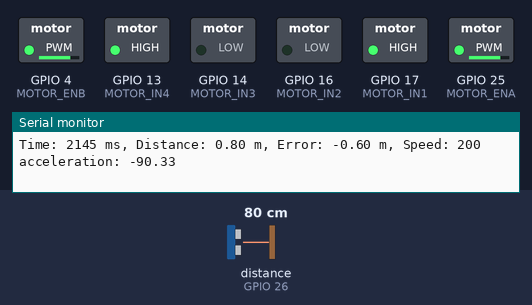
The sketch below on a simulated ESP32. Parts: switched loads named in the sketch (green lamp = pin HIGH), the last lines printed to the serial monitor. Wiring (inferred from the names in the program): ultrasonic range finder: trigger GPIO 27; echo GPIO 26. The inputs (shaded band) are chosen by the test bench; at power-on: distance to the obstacle (sensor on GPIO 26) 80 cm. The echo pulse lasts 58.3 µs per cm; storage starts empty; pins used as bus, display or sensor lines are not drawn.

Above: at 2.2 s.
2.3 s: distance to the obstacle (sensor on GPIO 26) set to 35 cm
At 3.2 s:
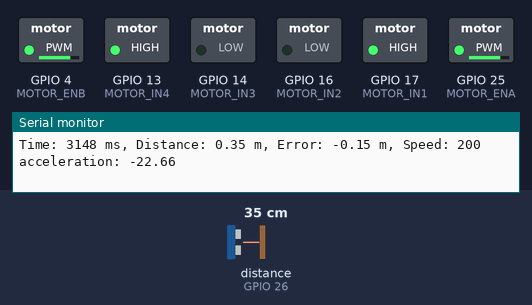
3.9 s: distance to the obstacle (sensor on GPIO 26) set to 2 cm
At 4.7 s:
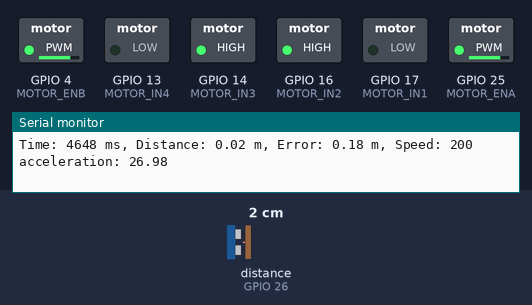
5.4 s: distance to the obstacle (sensor on GPIO 26) set to 18 cm
At 5.56 s:
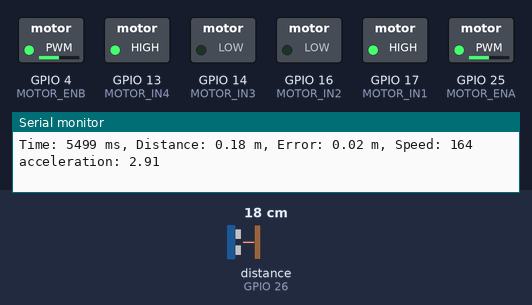
8.4 s: distance to the obstacle (sensor on GPIO 26) set to 60 cm
At 8.9 s:
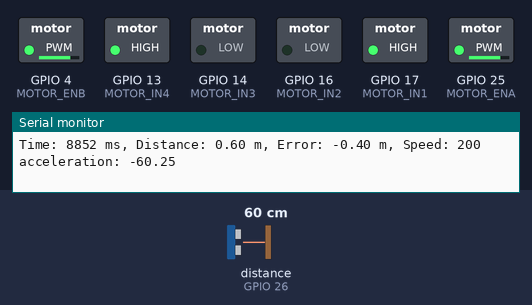
Timing chart, 0 to 10.9 s (numbered marks = the images above; inputs shaded):
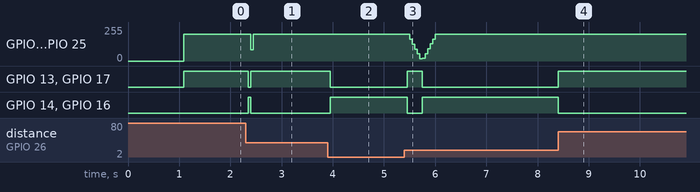

The sketch:

robocar_pid.ino
```cpp
/**
 * PID Distance Controller for Robot Car
 * MIT 1.104 Lab 7 PID Control Systems
 *
 * This program implements a PID controller to maintain a fixed distance
 * between the robot car and an object using an ultrasonic sensor.
 * The distance and control data are logged to an SD card.
 *
 * Hardware:
 * - ESP32 development board
 * - HC-SR04 ultrasonic sensor
 * - L298N motor driver or similar
 * - SD card module
 * - Robot car chassis with DC motors
 */

#include <SD.h>
#include <SPI.h>

// Pin Definitions
const int TRIGGER_PIN = 27;    // HC-SR04 trigger pin
const int ECHO_PIN = 26;      // HC-SR04 echo pin
const int MOTOR_IN1 = 17;     // L298N Input 1
const int MOTOR_IN2 = 16;     // L298N Input 2
const int MOTOR_IN3 = 14;     // L298N Input 3
const int MOTOR_IN4 = 13;     // L298N Input 4
const int MOTOR_ENA = 25;     // L298N Enable A (PWM for right motor)
const int MOTOR_ENB = 4;     // L298N Enable B (PWM for left motor)
const int SD_CS = 5;          // SD card module CS pin

// PWM Configuration
const int PWM_FREQ = 30000;    // PWM frequency for motor control
const int PWM_RESOLUTION = 8; // 8-bit resolution (0-255)

// PID Control Constants (adjusted for meter units)
float Kp = 150.0;       // Proportional gain (reduced from 500.0)
float Ki = 0.0;        // Integral gain (reduced from 100.0)
float Kd = 100.0;        // Derivative gain (reduced from 200.0)

// PID Variables
const float TARGET_DISTANCE = 0.20;  // Target distance in m (was 20 cm)
float prevError = 0.0;              // Previous error
float integral = 0.0;               // Integral accumulator
float derivative = 0.0;             // Derivative term
float previousDistance = 0.0;       // Previous distance reading
unsigned long prevTime = 0;         // Previous time for dt calculation

// Control Variables
const int BASE_SPEED = 150;           // Base motor speed (0-255)
const int MAX_SPEED = 200;            // Maximum motor speed (reduced from 255)
const int MIN_SPEED = 0;              // Minimum motor speed
const int SAMPLE_TIME = 50;           // PID sample time in milliseconds

// Double Integrator Model Variables
float currentSpeed = 0.0;             // Current speed of the car in m/s (can be negative)
const float MAX_ACCEL = 0.3;          // Maximum acceleration in m/s² (reduced from 0.5)
const float FRICTION = 0.0;           // Friction coefficient to simulate real-world damping
const float MAX_REAL_SPEED = 0.8;     // Maximum speed in m/s (reduced from 1.5)
const float PWM_TO_SPEED = MAX_REAL_SPEED / MAX_SPEED;  // Conversion factor from PWM to m/s
const float SPEED_TO_PWM = MAX_SPEED / MAX_REAL_SPEED;  // Conversion factor from m/s to PWM

// SD Card Variables
File dataFile;
const String FILENAME = "/pid_data" + String(millis()) + ".csv";
bool sdCardAvailable = false;

// Function declarations
float getDistance();
void moveForward(int speedLeft, int speedRight);
void moveBackward(int speedLeft, int speedRight);
void stopMotors();
float computePID(float distance);
void logData(unsigned long time, float distance, float error, float acceleration);
void setupMotors();
bool setupSDCard();

void setup() {
    Serial.begin(115200);
    pinMode(TRIGGER_PIN, OUTPUT);
    pinMode(ECHO_PIN, INPUT);

    // Configure motor driver pins
    setupMotors();

    // Initialize SD card
    sdCardAvailable = setupSDCard();

    if (sdCardAvailable) {
        // Create or open the data file and write header
        dataFile = SD.open(FILENAME, FILE_WRITE);
        if (dataFile) {
            dataFile.println("Time(ms),Distance(m),Error(m),Acceleration,Speed,Kp,Ki,Kd");
            dataFile.println(String(0) + "," + String(0) + "," + String(0) + "," + String(0) + "," + String(0) + "," +
                            String(Kp) + "," + String(Ki) + "," + String(Kd));
            dataFile.close();
            Serial.println("Setup SD card successfully");
        } else {
            Serial.println("Error opening data file!");
        }
    }

    // Wait a moment before starting
    delay(1000);

    Serial.println("PID Distance Controller Starting");
    Serial.println("Target distance: 0.20 m");
    Serial.println("PID parameters: Kp=" + String(Kp) + ", Ki=" + String(Ki) + ", Kd=" + String(Kd));

    // Initialize timing variables
    prevTime = millis();
}

void loop() {
    // Get current time
    unsigned long currentTime = millis();
    unsigned long elapsedTime = currentTime - prevTime;

    // Check if it's time to run the PID loop
    if (elapsedTime >= SAMPLE_TIME) {
        // Measure the current distance
        float distance = getDistance();

        if (distance > 0) {  // Valid distance reading
            // Compute PID output as acceleration command
            float acceleration = computePID(distance);

            if (abs(acceleration) < 0.6) {
              acceleration = 0.0;
            }

            // Calculate dt in seconds
            float dt = elapsedTime / 1000.0;

            // Update speed based on acceleration (first integration)
            currentSpeed += acceleration * dt;

            // Apply simple friction model
            // currentSpeed -= FRICTION * currentSpeed * dt;

            // Cap the speed to ensure the car doesn't move too fast
            currentSpeed = constrain(currentSpeed, -MAX_REAL_SPEED, MAX_REAL_SPEED);

            // Convert speed in m/s to motor PWM values
            int motorSpeed = abs(round(currentSpeed * SPEED_TO_PWM));
            motorSpeed = constrain(motorSpeed, 0, MAX_SPEED);

            // Apply control to motors based on speed direction
            if (currentSpeed > 0.05) {  // Small deadband to prevent jitter
                // Move forward (car is too far from object)
                moveForward(motorSpeed, motorSpeed);
            } else if (currentSpeed < -0.05) {
                // Move backward (car is too close to object)
                moveBackward(motorSpeed, motorSpeed);
            } else {
                // Stop motors if speed is very close to zero
                stopMotors();
            }

            // Log the data
            float error = TARGET_DISTANCE - distance;
            logData(currentTime, distance, error, acceleration);

            // Print data to serial monitor
            Serial.print("Time: ");
            Serial.print(currentTime);
            Serial.print(" ms, Distance: ");
            Serial.print(distance);
            Serial.print(" m, Error: ");
            Serial.print(error);
            Serial.print(" m, Speed: ");
            Serial.print(motorSpeed);
            Serial.print(" acceleration: ");
            Serial.print(acceleration);
            Serial.println(" ");

            // Update previous time
            prevTime = currentTime;
        } else {
            Serial.println("Invalid distance reading!");
            stopMotors();
        }
    }
}

float getDistance() {
    // Send ultrasonic pulse
    digitalWrite(TRIGGER_PIN, LOW);
    delayMicroseconds(2);
    digitalWrite(TRIGGER_PIN, HIGH);
    delayMicroseconds(10);
    digitalWrite(TRIGGER_PIN, LOW);

    // Measure the echo pulse duration
    long duration = pulseIn(ECHO_PIN, HIGH, 30000);  // Timeout after 30ms

    // Calculate distance in meters (was in centimeters)
    float distance = duration * 0.000344 / 2;  // 0.034/100 = 0.000344

    // Filter out invalid readings
    if (distance > 4.0 || distance <= 0) {  // 400cm = 4.0m
        return -1;  // Invalid reading
    }

    return distance;
}

float computePID(float distance) {
    // Calculate error
    float error = TARGET_DISTANCE - distance;

    // Calculate dt in seconds
    unsigned long currentTime = millis();
    float dt = (currentTime - prevTime) / 1000.0;

    // Ensure dt is reasonable (in case of overflow or too much time elapsed)
    if (dt <= 0 || dt > 1.0) {
        dt = SAMPLE_TIME / 1000.0;  // Use expected sample time as fallback
    }

    // Calculate integral term with anti-windup
    integral += error * dt;
    integral = constrain(integral, -30, 30);  // Reduced integral limit

    // Calculate derivative term (using filter to reduce noise)
    // Using rate of change of measurement instead of rate of change of error
    float distanceChange = distance - previousDistance;
    derivative = -distanceChange / dt;  // Negative because distance increasing means error decreasing

    // Apply simple low-pass filter to derivative term
    derivative = 0.0 * derivative + 1.0 * (error - prevError) / dt;

    // Calculate PID output (acceleration command)
    float control = Kp * error + Ki * integral + Kd * derivative;

    // Limit acceleration command
    // control = constrain(control, -MAX_ACCEL, MAX_ACCEL);

    // Update previous values
    prevError = error;
    previousDistance = distance;

    return control;
}

void setupMotors() {
    // Configure motor control pins
    pinMode(MOTOR_IN1, OUTPUT);
    pinMode(MOTOR_IN2, OUTPUT);
    pinMode(MOTOR_IN3, OUTPUT);
    pinMode(MOTOR_IN4, OUTPUT);

    // Configure PWM channels for motor speed control
    ledcAttach(MOTOR_ENA, PWM_FREQ, PWM_RESOLUTION);
    ledcAttach(MOTOR_ENB, PWM_FREQ, PWM_RESOLUTION);

    // Initially stop motors
    stopMotors();
}

bool setupSDCard() {
    Serial.println("Initializing SD card...");

    if (!SD.begin(SD_CS)) {
        Serial.println("SD card initialization failed!");
        return false;
    }

    Serial.println("SD card initialized successfully.");
    return true;
}

void moveForward(int speedLeft, int speedRight) {
    // Set direction pins for forward movement
    digitalWrite(MOTOR_IN1, LOW);
    digitalWrite(MOTOR_IN2, HIGH);
    digitalWrite(MOTOR_IN3, HIGH);
    digitalWrite(MOTOR_IN4, LOW);

    // Set motor speeds
    ledcWrite(MOTOR_ENA, speedLeft);
    ledcWrite(MOTOR_ENB, speedRight);
}

void moveBackward(int speedLeft, int speedRight) {
    // Set direction pins for backward movement
    digitalWrite(MOTOR_IN1, HIGH);
    digitalWrite(MOTOR_IN2, LOW);
    digitalWrite(MOTOR_IN3, LOW);
    digitalWrite(MOTOR_IN4, HIGH);

    // Set motor speeds
    ledcWrite(MOTOR_ENA, speedLeft);
    ledcWrite(MOTOR_ENB, speedRight);
}

void stopMotors() {
    // Set all direction pins LOW or set them to brake configuration
    digitalWrite(MOTOR_IN1, LOW);
    digitalWrite(MOTOR_IN2, LOW);
    digitalWrite(MOTOR_IN3, LOW);
    digitalWrite(MOTOR_IN4, LOW);

    // Set speeds to 0
    ledcWrite(MOTOR_ENA, 0);
    ledcWrite(MOTOR_ENB, 0);
}

void logData(unsigned long time, float distance, float error, float control) {
    if (!sdCardAvailable) return;

    dataFile = SD.open(FILENAME, FILE_APPEND);
    if (dataFile) {
        dataFile.println(String(time) + "," + String(distance) + "," +
                        String(error) + "," + String(control) + "," + String(currentSpeed));
        dataFile.close();
    } else {
        Serial.println("Error opening data file for logging!");
    }
}
```

Measured:
- after the input at 2.3 s, GPIO 4 (MOTOR_ENB), GPIO 25 (MOTOR_ENA): 199/255 → 83/255 after 0.10 s, → 199/255 0.05 s later; GPIO 13 (MOTOR_IN4), GPIO 17 (MOTOR_IN1): HIGH → LOW after 0.05 s, → HIGH 0.05 s later; GPIO 14 (MOTOR_IN3), GPIO 16 (MOTOR_IN2): LOW → HIGH after 0.05 s, → LOW 0.05 s later
- after the input at 3.9 s, GPIO 13 (MOTOR_IN4), GPIO 17 (MOTOR_IN1): HIGH → LOW after 0.05 s; GPIO 14 (MOTOR_IN3), GPIO 16 (MOTOR_IN2): LOW → HIGH after 0.05 s
- after the input at 5.4 s, GPIO 13 (MOTOR_IN4), GPIO 17 (MOTOR_IN1): LOW → HIGH after 0.05 s, → LOW 0.30 s later; GPIO 14 (MOTOR_IN3), GPIO 16 (MOTOR_IN2): HIGH → LOW after 0.05 s, → HIGH 0.30 s later
- after the input at 8.4 s, GPIO 13 (MOTOR_IN4), GPIO 17 (MOTOR_IN1): LOW → HIGH at once; GPIO 14 (MOTOR_IN3), GPIO 16 (MOTOR_IN2): HIGH → LOW at once
